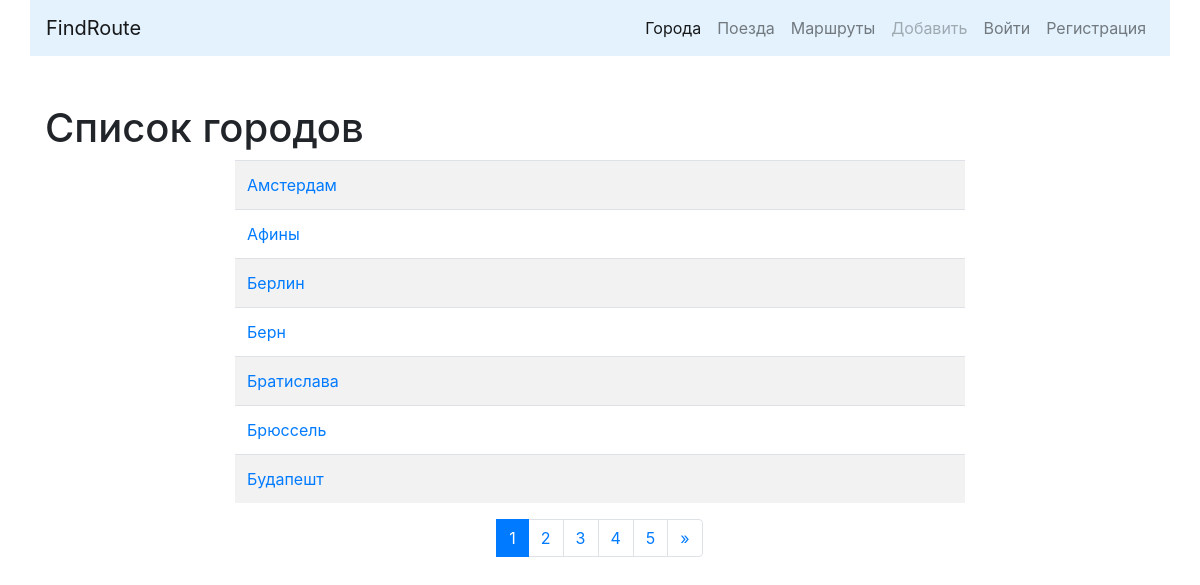
Screenshot of /cities/ with the database file from the repository.
### cities/models.py (models this page shows, shortened)
class City(models.Model):
    name = models.CharField(max_length=100, unique=True, verbose_name='Город')
    class Meta:
        verbose_name = 'Город'
        verbose_name_plural = 'Города'
        ordering = ['name']

### cities/views.py (the view)
# urls.py: path('', CityListView.as_view(), name='cities'),
class CityListView(ListView):
    paginate_by = 7
    model = City
    template_name = 'cities/home.html'
    def get_context_data(self, **kwargs):
        context = super().get_context_data(**kwargs)
        form = CityForm()
        context['form'] = form
        return context

### cities/templates/cities/home.html (shortened to what this page needs)
{% extends 'base.html' %}
{% block content %}
    <h1>Список городов</h1>
    <div class="row">
        <div class="col-md-8 mx-auto">
            <table class="table table-striped">
                {% for object in page_obj %}
                    <tr>
                        <td>
                            <a href="{% url 'detail' pk=object.id %}">{{ object.name }}</a>
                        </td>
                        {% if user.is_authenticated %}
                            <td>
                                <a href="{% url 'update' pk=object.id %}">
                                    <button type="submit" class="btn btn-info">Редактировать</button>
                                </a>
                            </td>
                            <td>
                                <a href="{% url 'delete' pk=object.id %}">
                                    <button type="submit" class="btn btn-danger">Удалить</button>
                                </a>
                            </td>
                        {% else %}
                            <td>&nbsp;</td>
                            <td>&nbsp;</td>
                        {% endif %}
                    </tr>
                {% endfor %}
            </table>
        </div>
    </div>
    <nav aria-label="Page navigation example">
        <ul class="pagination justify-content-center">
            {% for page in page_obj.paginator.page_range %}
                <li class="page-item {% if page == page_obj.number %} active {% endif %}">
                    <a class="page-link" href="?page={{ page }}">
                        {{ page }}
                    </a>
                </li>
            {% endfor %}
            <li class="page-item">
                {% if page_obj.has_next %}
                    <a class='page-link' href="?page={{ page_obj.paginator.num_pages }}" aria-label="Next">
                        <span aria-hidden="true">&raquo;</span>
                    </a>
                {% endif %}
            </li>
        </ul>
    </nav>
{% endblock %}

### rows the page displays
City: name "Амстердам"
City: name "Афины"
City: name "Берлин"
City: name "Берн"
City: name "Братислава"
City: name "Брюссель"
City: name "Будапешт"

### other values shown
{{ page }} "1" "2" "3" "4" "5"
